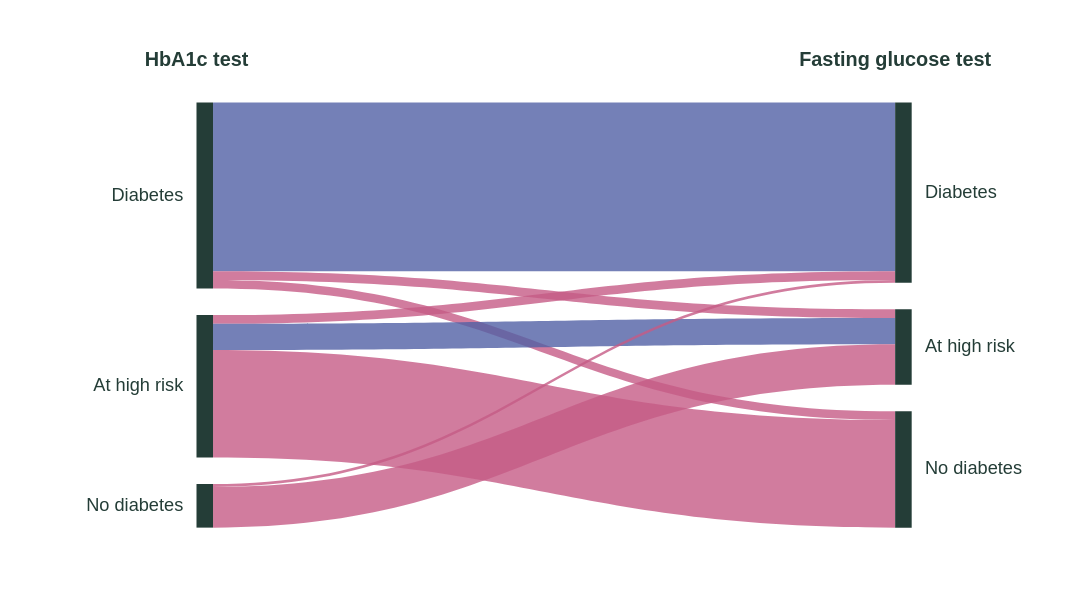

Express this chart as Vega-Lite.
### Vega specification from a JSON file in a GitHub repository (floating-point values rounded to 4 significant figures)
{"$schema": "https://vega.github.io/schema/vega/v5.json", "width": 660, "height": 300, "padding": {"top": 30, "left": 0, "right": 0, "bottom": 5}, "background": "transparent", "signals": [{"name": "lx", "update": "width * (width < 420 ? 0.26 : 0.18)"}, {"name": "rx", "update": "width * (width < 420 ? 0.74 : 0.82)"}, {"name": "selectedNode", "value": null, "on": [{"events": "@categoryNodes:click, @categoryLabels:click", "update": "selectedNode && selectedNode.side == datum.side && selectedNode.label == datum.label ? null : {side: datum.side, label: datum.label}"}]}, {"name": "hoverNode", "value": null, "on": [{"events": "@categoryNodes:pointerover, @categoryLabels:pointerover", "update": "{side: datum.side, label: datum.label}"}, {"events": "@categoryNodes:pointerout, @categoryLabels:pointerout", "update": "null"}]}, {"name": "hoverLink", "value": null, "on": [{"events": "@flowBands:pointerover", "update": "{a: datum.a, b: datum.b}"}, {"events": "@flowBands:pointerout", "update": "null"}]}, {"name": "focusNode", "update": "hoverNode || selectedNode"}], "data": [{"name": "links", "values": [{"a": "Diabetes", "b": "Diabetes", "percent": 5.8, "caution": "", "sy": 10.0, "ty": 10.0, "h": 102.0}, {"a": "Diabetes", "b": "At high risk", "percent": 0.3, "caution": "", "sy": 112.0, "ty": 135.0, "h": 5.273}, {"a": "Diabetes", "b": "No diabetes", "percent": 0.3, "caution": "", "sy": 117.2, "ty": 196.7, "h": 5.273}, {"a": "At high risk", "b": "Diabetes", "percent": 0.3, "caution": "", "sy": 138.5, "ty": 112.0, "h": 5.273}, {"a": "At high risk", "b": "At high risk", "percent": 0.9, "caution": "", "sy": 143.8, "ty": 140.3, "h": 15.82}, {"a": "At high risk", "b": "No diabetes", "percent": 3.7, "caution": "", "sy": 159.6, "ty": 202.0, "h": 65.04}, {"a": "No diabetes", "b": "Diabetes", "percent": 0.1, "caution": "Use with caution", "sy": 240.6, "ty": 117.2, "h": 1.758}, {"a": "No diabetes", "b": "At high risk", "percent": 1.4, "caution": "", "sy": 242.4, "ty": 156.1, "h": 24.61}], "transform": [{"type": "formula", "as": "pair", "expr": "datum.a + ':' + datum.b"}, {"type": "formula", "as": "agreement", "expr": "datum.a == datum.b ? 'Same classification' : 'Different classification'"}]}, {"name": "nodes", "values": [{"side": "left", "label": "Diabetes", "y": 10, "y2": 122.5}, {"side": "left", "label": "At high risk", "y": 138.5, "y2": 224.6}, {"side": "left", "label": "No diabetes", "y": 240.6, "y2": 267.0}, {"side": "right", "label": "Diabetes", "y": 10, "y2": 119.0}, {"side": "right", "label": "At high risk", "y": 135.0, "y2": 180.7}, {"side": "right", "label": "No diabetes", "y": 196.7, "y2": 267.0}], "transform": [{"type": "formula", "as": "key", "expr": "datum.side + ':' + datum.label"}]}], "marks": [{"type": "path", "from": {"data": "links"}, "encode": {"update": {"path": {"signal": "'M'+(lx+10)+','+datum.sy+' C'+(width*0.48)+','+datum.sy+' '+(width*0.52)+','+datum.ty+' '+rx+','+datum.ty+' L'+rx+','+(datum.ty+datum.h)+' C'+(width*0.52)+','+(datum.ty+datum.h)+' '+(width*0.48)+','+(datum.sy+datum.h)+' '+(lx+10)+','+(datum.sy+datum.h)+' Z'"}, "tooltip": {"signal": "{'HbA1c classification': datum.a, 'FPG classification': datum.b, 'Agreement': datum.agreement, 'Eligible adults (%)': format(datum.percent, '.1f'), 'Reliability': datum.caution || 'No caution flag supplied'}"}, "fill": {"scale": "agreementColour", "field": "agreement"}, "opacity": {"signal": "hoverLink ? (datum.a == hoverLink.a && datum.b == hoverLink.b ? 1 : 0.12) : focusNode ? ((focusNode.side == 'left' ? datum.a : datum.b) == focusNode.label ? 0.95 : 0.12) : 0.8"}, "stroke": {"value": "#243d37"}, "strokeWidth": {"signal": "hoverLink && datum.a == hoverLink.a && datum.b == hoverLink.b ? 1 : 0"}}}, "name": "flowBands"}, {"type": "rect", "from": {"data": "nodes"}, "encode": {"update": {"x": {"signal": "datum.side == 'left' ? lx : rx"}, "width": {"value": 10}, "y": {"field": "y"}, "y2": {"field": "y2"}, "fill": {"value": "#243d37"}, "opacity": {"signal": "(hoverLink ? datum.label == (datum.side == 'left' ? hoverLink.a : hoverLink.b) : !focusNode || (datum.side == focusNode.side ? datum.label == focusNode.label : indata('links', 'pair', focusNode.side == 'left' ? focusNode.label + ':' + datum.label : datum.label + ':' + focusNode.label))) ? 1 : 0.3"}, "cursor": {"value": "pointer"}, "tooltip": {"signal": "{'Test': datum.side == 'left' ? 'HbA1c' : 'Fasting glucose', 'Classification': datum.label, 'Action': 'Select to highlight connected bands; select again to clear'}"}, "stroke": {"value": "#243d37"}, "strokeWidth": {"signal": "selectedNode && datum.side == selectedNode.side && datum.label == selectedNode.label ? 2 : 0"}}}, "name": "categoryNodes"}, {"type": "text", "from": {"data": "nodes"}, "encode": {"update": {"x": {"signal": "datum.side == 'left' ? lx-8 : rx+18"}, "y": {"signal": "(datum.y+datum.y2)/2"}, "text": {"field": "label"}, "align": {"signal": "datum.side == 'left' ? 'right' : 'left'"}, "baseline": {"value": "middle"}, "font": {"value": "Arial"}, "fontSize": {"value": 11}, "fill": {"value": "#243d37"}, "opacity": {"signal": "(hoverLink ? datum.label == (datum.side == 'left' ? hoverLink.a : hoverLink.b) : !focusNode || (datum.side == focusNode.side ? datum.label == focusNode.label : indata('links', 'pair', focusNode.side == 'left' ? focusNode.label + ':' + datum.label : datum.label + ':' + focusNode.label))) ? 1 : 0.3"}, "cursor": {"value": "pointer"}, "tooltip": {"signal": "{'Test': datum.side == 'left' ? 'HbA1c' : 'Fasting glucose', 'Classification': datum.label, 'Action': 'Select to highlight connected bands; select again to clear'}"}}}, "name": "categoryLabels"}, {"type": "text", "encode": {"update": {"x": {"signal": "lx"}, "y": {"value": -12}, "text": {"value": "HbA1c test"}, "align": {"value": "center"}, "font": {"value": "Arial"}, "fontSize": {"value": 12}, "fontWeight": {"value": "bold"}, "fill": {"value": "#243d37"}}}}, {"type": "text", "encode": {"update": {"x": {"signal": "rx"}, "y": {"value": -12}, "text": {"value": "Fasting glucose test"}, "align": {"value": "center"}, "font": {"value": "Arial"}, "fontSize": {"value": 12}, "fontWeight": {"value": "bold"}, "fill": {"value": "#243d37"}}}}], "scales": [{"name": "agreementColour", "type": "ordinal", "domain": ["Same classification", "Different classification"], "range": ["#5261a6", "#c65c86"]}]}
